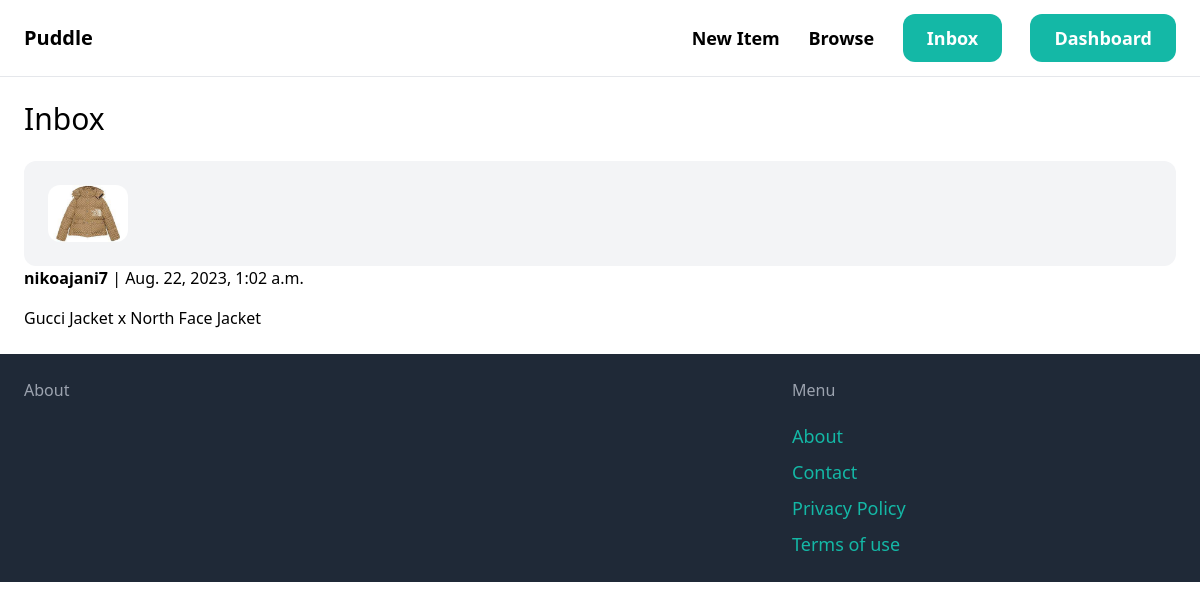
The page /inbox/ (signed in) on the database its author committed.
### conversation/models.py (models this page shows)
class Conversation(models.Model):
    item = models.ForeignKey(Item, related_name='conversations', on_delete=models.CASCADE)
    members = models.ManyToManyField(User, related_name='conversations')
    created_at = models.DateTimeField(auto_now_add=True)
    modified_at = models.DateTimeField(auto_now=True)
    class Meta:
        ordering = ('-modified_at',)

### item/models.py (models this page shows, shortened)
class Item(models.Model):
    category = models.ForeignKey(Category, related_name='items', on_delete=models.CASCADE)
    name = models.CharField(max_length =255)
    description = models.TextField(blank=True, null = True)
    price = models.FloatField()
    image = models.ImageField(upload_to='item_images', blank=True, null = True)
    is_sold = models.BooleanField(default = False)
    created_by = models.ForeignKey(User, related_name='items', on_delete=models.CASCADE)
    created_at = models.DateTimeField(auto_now_add=True)

### conversation/views.py (the view)
# urls.py: path('', views.inbox, name = 'inbox'),
@login_required
def inbox(request):
    conversations = Conversation.objects.filter(members__in=[request.user.id])
    return render(request, 'conversation/inbox.html', {
        'conversations': conversations
    })

### conversation/templates/conversation/inbox.html (shortened to what this page needs)
{% extends 'online/base.html' %}
{% block content %}
<h1 class = "mb-6 text-3xl">Inbox</h1>
<div class = "space-y-6">
    {% for conversation in conversations %}
    <a href="{% url 'conversation:detail' conversation.id %}">
        <div class = "p-6 flex bg-gray-100 rounded-xl">
            <img src= "{{conversation.item.image.url}}" class = "w-20 rounded-xl">
        </div>
        <div>
            {% for member in conversation.members.all %}
                {% if member != request.user %}
                    <p class = "mb-4"> <strong>{{member.username}}</strong> | {{conversation.modified_at}}</p>
                    <p> {{conversation.item.name }} </p>
                {% endif %}
            {% endfor %}
        </div>
    </a>
    {% endfor %}
</div>
{% endblock %}

### rows shown on the page
Conversation: item.image (picture), modified_at "Aug. 22, 2023, 1:02 a.m.", item.name "Gucci Jacket x North Face Jacket"

### other values the page prints
{{ member.username }} "nikoajani7"
